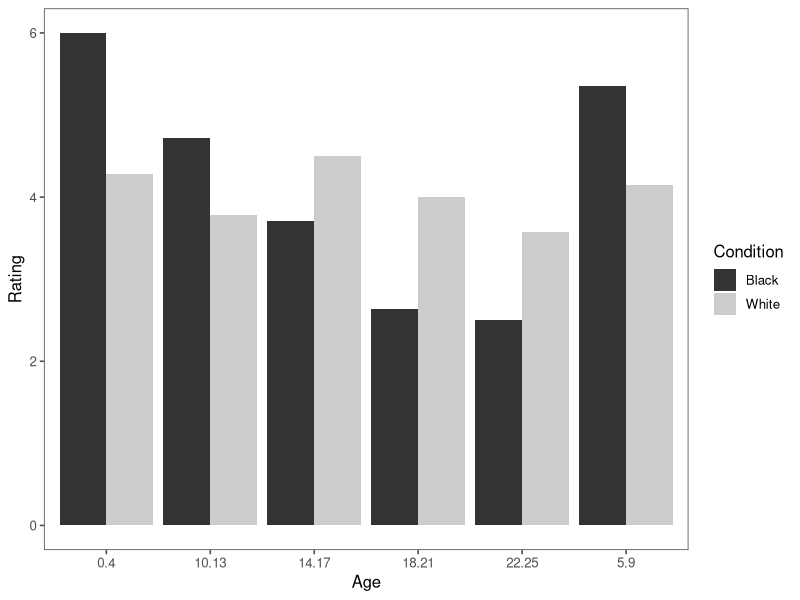
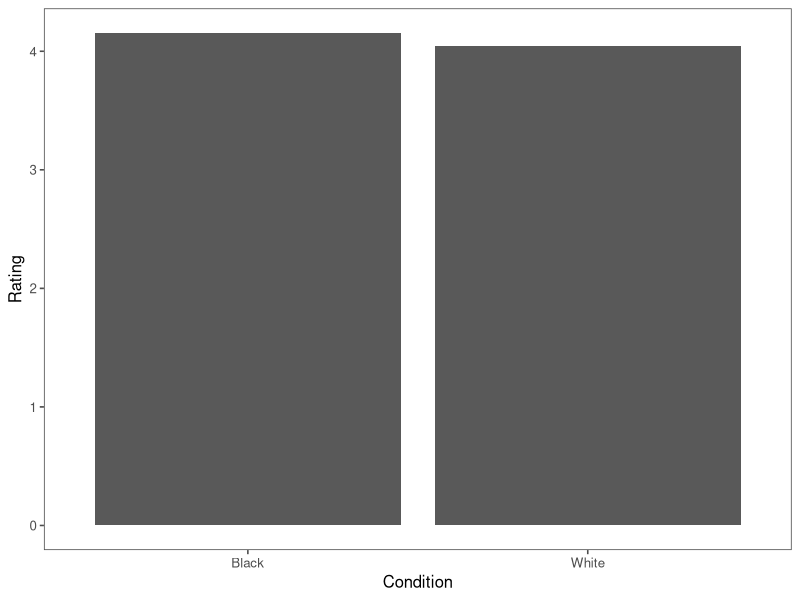

These figures' R source, in order:
## ---- chunk 1
library(tidyverse)
library(ggthemes)
## ---- chunk 2
GoffData = read.csv("../data/Pilot B Data_Edit .csv")
## ---- chunk 3
qns_to_rev_code = c("care for themselves","danger to other", "danger to themselves")

FinalGoff = GoffData %>%
  gather(Question, Response, 3:86) %>%
   filter(Duration > 200) %>% #filters out participants who spent less than 200 seconds on the task 
  mutate(QuestionType = str_extract(Question, "protection|need.care|care.for.themselves|danger.to.others|danger.to.themselves|cute|innocent")) %>% 
  mutate(Condition = str_extract(Question, "Black|White")) %>% 
  mutate(Age = str_extract(Question, "0.4|5.9|10.13|14.17|18.21|22.25")) %>%
   na.omit() %>%
  mutate(Response = as.numeric(Response)) %>%
   mutate(Response = ifelse(
     # is the question type in the reverse code list?
     QuestionType %in% qns_to_rev_code,
     # if so, reverse code
     8-Response,
     # otherwise, keep it the same
     Response))
 
## ---- chunk 4
# This gives us the means by participant 
SubIDGoffAgeMean = FinalGoff %>%
  # First we want 6*N numbers, 6 per participant
  # If it's the individual, we don't need to group by
  # condition, because this is a between Ss design.
  # But we could, it wouldn't hurt.
  group_by(SubID, Condition, Age) %>%
  # What we want is the mean response.
  summarise(Agemean = (mean(Response)))

# Get sample means (commented out, we don't need this)
# In the end, we want 12 numbers
# For each condition, for each age range, we want one
# number that represents what particpants tend to 
# answer (regardless of question type)

# Plot
#This graph plots the individual age group differences by race condition  
SubIDGoffAgeMean %>%
  ggplot(aes(x = Age, y = Agemean, fill = Condition)) + 
  ylab("Rating") +
  stat_summary(fun.y = mean, geom = "bar", position = "dodge") +
  stat_summary(fun.data = mean_cl_boot, geom = "errorbar",
               # This tells ggplot to separate the errorbars by one unit.
               # We don't need to do this for the bars because the bars have
               # nonzero width.
               position = position_dodge(1), width = 0) +
  theme_few() +
  # scale_fill_brewer(type="qual", palette = 3)
  scale_fill_grey()

#This graph plots the total difference in rating across all age groups by race condition
SubIDGoffAgeMean %>%
  ggplot(aes(x = Condition, y = Agemean)) + 
  ylab("Rating") +
  stat_summary(fun.y = mean, geom = "bar", position = "dodge") +
  stat_summary(fun.data = mean_cl_boot, geom = "errorbar",
               # This tells ggplot to separate the errorbars by one unit.
               # We don't need to do this for the bars because the bars have
               # nonzero width.
               position = position_dodge(1), width = 0) +
  theme_few() +
  # scale_fill_brewer(type="qual", palette = 3)
  scale_fill_grey()

# There are 7 t-test one for each age group.
# Each t test compares exactly two sets of numbers.

# Bonferroni Correction
# there are 7 hypotheses (6 age groups and the aggregate)
# so instead of using a p-value threshold of alpha = 0.05,
# we will instead use a threshold of (alpha / m) = (0.05 / 7)
# We did not power sufficiently for this correction, and so will not be able to draw conclusions regarding significance. 
corrected_alpha = .05/6

#Aggregate t.test
t.test(Agemean ~ Condition, 
       data = SubIDGoffAgeMean)   

#0-4 t.test
SubIDGoffAgeMean %>%
  filter(Age == "0.4") %>%
  t.test(Agemean ~ Condition, 
       data = .)  

#5-9 t.test
SubIDGoffAgeMean %>%
  filter(Age == "5.9") %>%
  t.test(Agemean ~ Condition, 
       data = .) 

#10-13 t.test
SubIDGoffAgeMean %>%
  filter(Age == "10.13") %>%
  t.test(Agemean ~ Condition, 
       data = .) 

#"14-17" t.test
SubIDGoffAgeMean %>%
  filter(Age == "14.17") %>%
  t.test(Agemean ~ Condition, 
       data = .)

#18-21 t.test
SubIDGoffAgeMean %>%
  filter(Age == "18.21") %>%
  t.test(Agemean ~ Condition, 
       data = .)

#22-25 t.test
SubIDGoffAgeMean %>%
  filter(Age == "22.25") %>%
  t.test(Agemean ~ Condition, 
       data = .)
